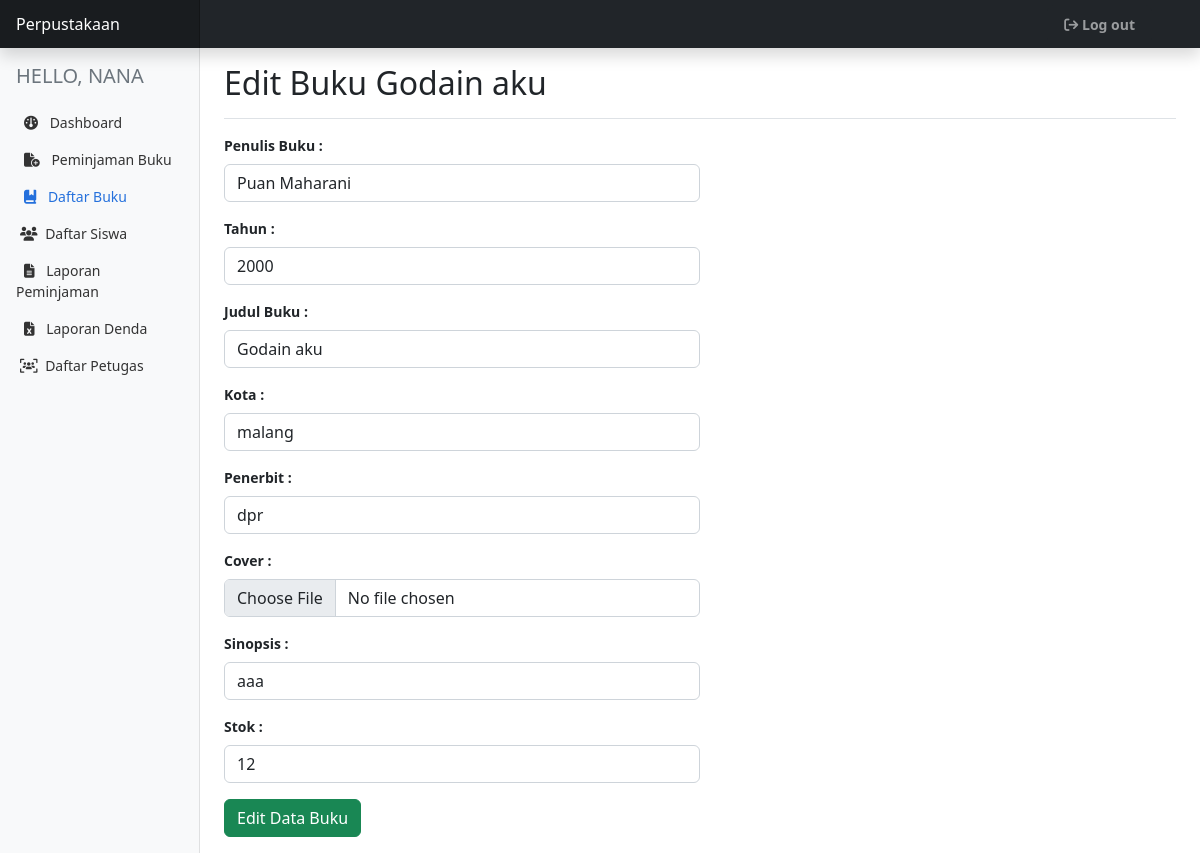
The app's page /petugas/edit-buku.php?id=1 (signed in) with its own data.
### tables this page shows
CREATE TABLE `petugas` (
  `nip` int(11) NOT NULL,
  `nama` varchar(50) NOT NULL,
  `jenis_kelamin` enum('L','P') NOT NULL,
  `alamat` varchar(50) NOT NULL,
  `password` varchar(50) NOT NULL,
  `id_level` int(2) NOT NULL
);

CREATE TABLE `buku` (
  `id_buku` int(2) NOT NULL,
  `penulis` varchar(50) NOT NULL,
  `tahun` year(4) NOT NULL,
  `judul` varchar(255) NOT NULL,
  `kota` varchar(50) NOT NULL,
  `penerbit` varchar(50) NOT NULL,
  `cover` varchar(255) NOT NULL,
  `sinopsis` text NOT NULL,
  `stok` int(3) NOT NULL
);

### petugas/edit-buku.php (the view, shortened to what this page needs)
<!doctype html>
<html lang="en">
<head>
    <link href="../assets/dist/css/bootstrap.min.css" rel="stylesheet">
    <link rel="stylesheet" href="https://cdnjs.cloudflare.com/ajax/libs/font-awesome/6.1.2/css/all.min.css">
    <link rel="stylesheet" href="../assets/bootstrap/css/bootstrap.min.css">
    <link href="../assets/dashboard/dashboard.css" rel="stylesheet">
</head>
<body>
    <?php
        include "../config.php";
        $nip = $_SESSION['nip'];
        $query = mysqli_query ($db, "SELECT * FROM petugas WHERE nip='$nip'");
        $data = mysqli_fetch_array($query);
        ?>
<header class="navbar navbar-dark sticky-top bg-dark flex-md-nowrap p-0 shadow">
    <a class="navbar-brand col-md-3 col-lg-2 me-0 px-3 fs-6" href="#">Perpustakaan</a>
    <div class="navbar-nav">
        <div class="nav-item text-nowrap">
            <form method="POST">
                <button type="submit" class="nav-link btn btn-dark fw-bold px-3 mx-5" name="logout"><i class="fa-solid fa-arrow-right-from-bracket"></i> Log out</button>
            </form>
        </div>
    </div>
</header>
<div class="container-fluid">
    <div class="row">
        <nav id="sidebarMenu" class="col-md-3 col-lg-2 d-md-block bg-light sidebar collapse">
            <div class="position-sticky pt-3 sidebar-sticky">
                <h5 class="heading d-flex justify-content-between align-items-center px-3 mb-3 text-muted text-uppercase">
                    <span>Hello, <?= $data['nama'] ?></span>
                </h5>
                <ul class="nav flex-column">
                    <li class="nav-item">
                        <a class="nav-link" aria-current="page" href="dashboard.php">
                        <i class="fa-solid fa-gauge mx-2"></i>
                        Dashboard
                        </a>
                    </li>
                    <li class="nav-item">
                        <a class="nav-link" aria-current="page" href="peminjaman.php">
                        <i class="fa-solid fa-file-circle-plus mx-2"></i>
                        Peminjaman Buku
                        </a>
                    </li>
                    <li class="nav-item">
                        <a class="nav-link active" aria-current="page" href="daftar-buku.php">
                        <i class="fa-solid fa-book-bookmark mx-2"></i>
                        Daftar Buku
                        </a>
                    </li>
                    <li class="nav-item">
                        <a class="nav-link" aria-current="page" href="daftar-siswa.php">
                        <i class="fa-solid fa-users mx-1"></i>
                        Daftar Siswa
                        </a>
                    </li>
                    <li class="nav-item">
                        <a class="nav-link" aria-current="page" href="daftar-peminjaman.php">
                        <i class="fa-solid fa-file-lines mx-2"></i>
                        Laporan Peminjaman
                        </a>
                    </li>
                    <li class="nav-item">
                        <a class="nav-link" aria-current="page" href="laporan-denda.php">
                        <i class="fa-solid fa-file-excel mx-2"></i>
                        Laporan Denda
                        </a>
                    </li>
                    <?php
                        if($_SESSION['level'] == 1){
                    ?>
                    <li class="nav-item">
                        <a class="nav-link" aria-current="page" href="daftar-petugas.php">
                        <i class="fa-solid fa-users-viewfinder mx-1"></i>
                        Daftar Petugas
                        </a>
                    </li>
                    <?php
                        }
                    ?>
                </ul>
            </div>
        </nav>
        <?php
            $id = $_GET['id'];
            $take = mysqli_query($db, "SELECT * FROM buku WHERE id_buku = $id");
            $data1 = mysqli_fetch_assoc($take);
        ?>
        <main class="col-md-9 ms-sm-auto col-lg-10 px-md-4">
            <div class="d-flex justify-content-between flex-wrap flex-md-nowrap align-items-center pt-3 pb-2 mb-3 border-bottom">
                <h1 class="h2">Edit Buku <?= $data1['judul'] ?></h1>
            </div>
            <div class="row mt-3">
                <form action="" method="POST" enctype="multipart/form-data">
                    <div class="mb-3">
                        <label for="exampleFormControlInput1" class="form-label fw-bold">Penulis Buku : </label>
                        <input type="text" name="penulis" class="form-control w-50" placeholder="Masukkan Nama Penulis Buku..." value="<?= $data1['penulis'] ?>" required>
                    </div>
                    <div class="mb-3">
                        <label for="exampleFormControlInput1" class="form-label fw-bold">Tahun : </label>
                        <input type="number" min="1900" name="tahun" class="form-control w-50" placeholder="Masukkan Tahun..." value="<?= $data1['tahun'] ?>" required>
                    </div>
                    <div class="mb-3">
                        <label for="exampleFormControlInput1" class="form-label fw-bold">Judul Buku : </label>
                        <input type="text" name="judul" class="form-control w-50" placeholder="Masukkan Judul Buku..." value="<?= $data1['judul'] ?>" required>
                    </div>
                    <div class="mb-3">
                        <label for="exampleFormControlInput1" class="form-label fw-bold">Kota : </label>
                        <input type="text" name="kota" class="form-control w-50" placeholder="Masukkan Kota..." value="<?= $data1['kota'] ?>" required>
                    </div>
                    <div class="mb-3">
                        <label for="exampleFormControlInput1" class="form-label fw-bold">Penerbit : </label>
                        <input type="text" name="penerbit" class="form-control w-50" placeholder="Masukkan Penerbit..." value="<?= $data1['penerbit'] ?>" required>
                    </div>
                    <div class="mb-3">
                        <label for="exampleFormControlInput1" class="form-label fw-bold">Cover : </label>
                        <input type="file" class="form-control w-50" id="ganticover" name="ganticover">
                    </div>
                    <div class="mb-3">
                        <label for="exampleFormControlInput1" class="form-label fw-bold">Sinopsis : </label>
                        <input type="text" name="sinopsis" class="form-control w-50" placeholder="Masukkan Sinopsis..." value="<?= $data1['sinopsis'] ?>" required>
                    </div>
                    <div class="mb-3">
                        <label for="exampleFormControlInput1" class="form-label fw-bold">Stok : </label>
                        <input type="number" min="1" name="stok" class="form-control w-50" placeholder="Masukkan Stok Buku..." value="<?= $data1['stok'] ?>" required>
                    </div>
                    <button type="submit" class="btn btn-success mb-3" name="submit" id="submit">Edit Data Buku</button>
                </form>
            </div>
        </main>
    </div>
</div>
</body>
</html>

### assets/dashboard/dashboard.css (style rules this page uses)
body { font-size: .875rem; }
.sidebar { position: fixed; top: 0; bottom: 0; left: 0; z-index: 100; padding: 48px 0 0; box-shadow: inset -1px 0 0 rgba(0, 0, 0, .1); }
.sidebar-sticky { height: calc(100vh - 48px); overflow-x: hidden; overflow-y: auto; }
.sidebar .nav-link { font-weight: 500; color: #333; }
.sidebar .nav-link.active { color: #2470dc; }
.navbar-brand { padding-top: .75rem; padding-bottom: .75rem; background-color: rgba(0, 0, 0, .25); box-shadow: inset -1px 0 0 rgba(0, 0, 0, .25); }

### records on screen
petugas: nama "NANA"
buku: judul "Godain aku", penulis "Puan Maharani", tahun "2000", kota "malang", penerbit "dpr", sinopsis "aaa", stok "12"
